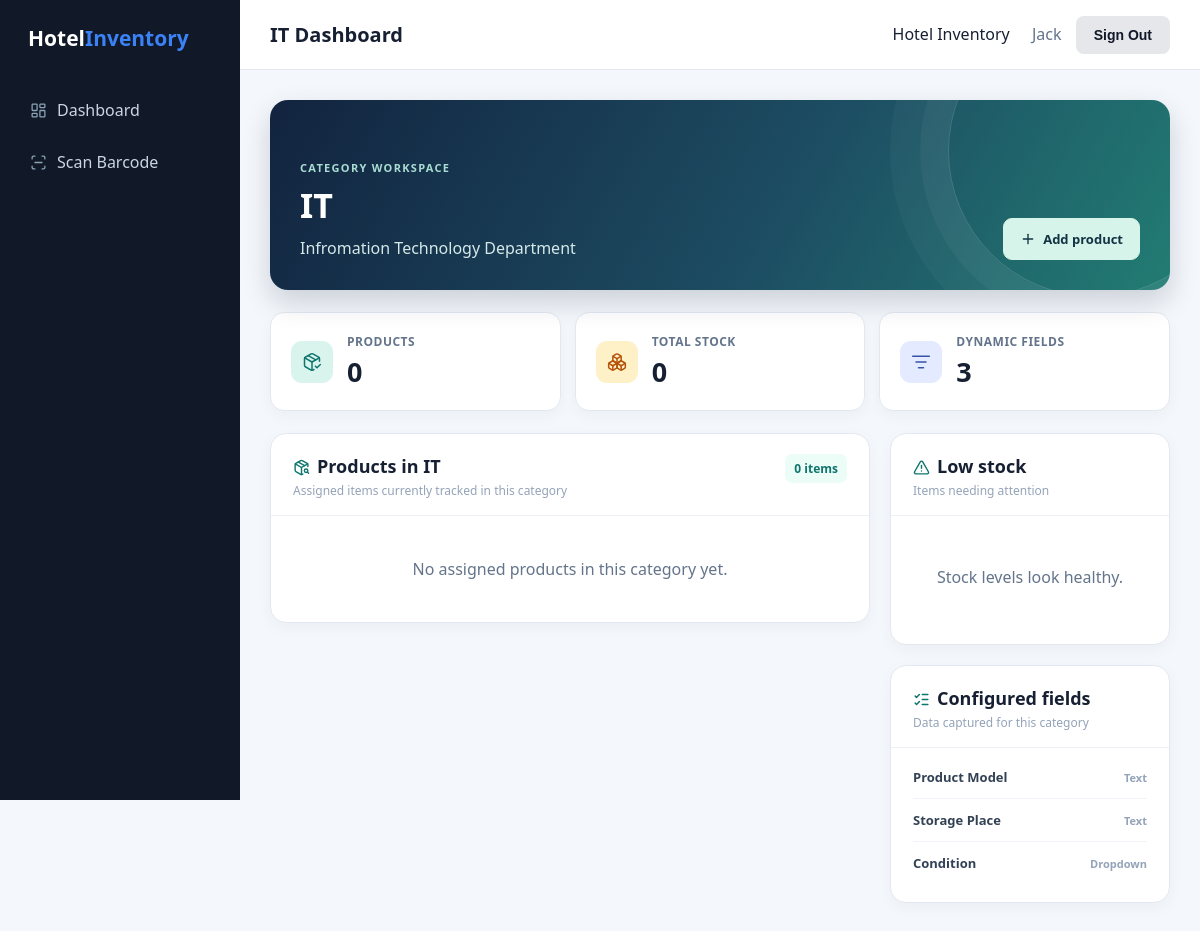
Page /categories/2/ (signed in) on the committed database.
### inventory/models.py (models this page shows, shortened)
class Category(models.Model):
    name = models.CharField(
        max_length=100,
        unique=True
    )
    description = models.TextField(
        blank=True
    )
    enabled = models.BooleanField(
        default=True
    )
    order = models.PositiveIntegerField(
        default=0
    )
    created_at = models.DateTimeField(
        auto_now_add=True
    )
    updated_at = models.DateTimeField(
        auto_now=True
    )

class ProductField(models.Model):
    FIELD_TYPES = [
        ("text", "Text"),
        ("number", "Number"),
        ("decimal", "Decimal"),
        ("date", "Date"),
        ("boolean", "Yes / No"),
        ("dropdown", "Dropdown"),
    ]
    category = models.ForeignKey(
        Category,
        on_delete=models.CASCADE,
        related_name="fields"
    )
    name = models.CharField(
        max_length=100
    )
    field_type = models.CharField(
        max_length=20,
        choices=FIELD_TYPES,
        default="text"
    )
    required = models.BooleanField(
        default=False
    )
    enabled = models.BooleanField(
        default=True
    )
    order = models.PositiveIntegerField(
        default=0
    )
    options = models.TextField(
        blank=True,
        help_text="For dropdowns, separate options with commas."
    )
    created_at = models.DateTimeField(
        auto_now_add=True
    )

### inventory/views.py (the view)
def category_dashboard(request, category_id):
    category = get_object_or_404(Category, id=category_id)
    if (
        not request.user.is_staff
        and not CategoryAssignment.objects.filter(
            user=request.user,
            category=category,
        ).exists()
    ):
        return redirect("dashboard")
    products = Product.objects.select_related(
        "barcode",
        "inventory"
    ).filter(
        department=category.name,
        barcode__status="assigned"
    ).order_by("-created_at")
    total_stock = Inventory.objects.filter(
        product__department=category.name
    ).aggregate(total=Sum("quantity"))["total"] or 0
    low_stock_items = products.filter(
        inventory__quantity__lte=5
    ).order_by("inventory__quantity")[:10]
    return render(
        request,
        "inventory/category_dashboard.html",
        {
            "category": category,
            "products": products,
            "total_products": products.count(),
            "total_stock": total_stock,
            "low_stock_items": low_stock_items,
            "fields": category.fields.filter(enabled=True).order_by("order", "id"),
        }
    )

### inventory/templates/inventory/category_dashboard.html (shortened to what this page needs)
{% extends "inventory/base.html" %}
{% block page_title %}{{ category.name }} Dashboard{% endblock %}
{% block content %}
<div class="category-dashboard">
    <section class="category-hero">
        <div class="hero-copy">
            <div class="hero-kicker">Category workspace</div>
            <h1>{{ category.name }}</h1>
            <p>{{ category.description|default:"A focused view of products, stock, and fields in this category." }}</p>
        </div>
        <div class="hero-actions">
            <a class="hero-button primary" href="{% url 'scan_barcode' %}"><i data-lucide="plus"></i>Add product</a>
        </div>
    </section>
    <section class="category-stats">
        <div class="category-stat">
            <div class="stat-mark"><i data-lucide="package-check"></i></div>
            <div><span class="stat-label">Products</span><strong class="stat-value">{{ total_products }}</strong></div>
        </div>
        <div class="category-stat">
            <div class="stat-mark"><i data-lucide="boxes"></i></div>
            <div><span class="stat-label">Total stock</span><strong class="stat-value">{{ total_stock }}</strong></div>
        </div>
        <div class="category-stat">
            <div class="stat-mark"><i data-lucide="list-filter"></i></div>
            <div><span class="stat-label">Dynamic fields</span><strong class="stat-value">{{ fields|length }}</strong></div>
        </div>
    </section>
    <div class="category-content">
        <section class="dashboard-panel">
            <div class="panel-heading">
                <div><h2><i data-lucide="package-search"></i>Products in {{ category.name }}</h2><p>Assigned items currently tracked in this category</p></div>
                <span class="panel-count">{{ total_products }} items</span>
            </div>
            {% if products %}
                <div class="product-table-wrap">
                    <table class="product-table">
                        <thead><tr><th>Product</th><th>Barcode</th><th>Stock</th><th>Unit</th><th></th></tr></thead>
                        <tbody>
                            {% for product in products %}
                                <tr>
                                    <td><a class="product-link" href="{% url 'product_details' product.id %}">{{ product.product_name }}</a></td>
                                    <td><span class="barcode-text">{{ product.barcode.barcode_number }}</span></td>
                                    <td><span class="quantity">{{ product.inventory.quantity }}</span></td>
                                    <td><span class="unit">{{ product.unit }}</span></td>
                                    <td><a class="product-link" href="{% url 'product_details' product.id %}" aria-label="View {{ product.product_name }}">View</a></td>
                                </tr>
                            {% endfor %}
                        </tbody>
                    </table>
                </div>
            {% else %}
                <div class="empty-panel">No assigned products in this category yet.</div>
            {% endif %}
        </section>
        <aside>
            <section class="dashboard-panel" style="margin-bottom:20px;">
                <div class="panel-heading"><div><h2><i data-lucide="triangle-alert"></i>Low stock</h2><p>Items needing attention</p></div></div>
                <div class="low-stock-list">
                    {% for item in low_stock_items %}
                        <div class="low-stock-item">
                            <div><span class="low-stock-name">{{ item.product_name }}</span><span class="low-stock-barcode">{{ item.barcode.barcode_number }}</span></div>
                            <span class="stock-warning">{{ item.inventory.quantity }} {{ item.unit }}</span>
                        </div>
                    {% empty %}
                        <div class="empty-panel">Stock levels look healthy.</div>
                    {% endfor %}
                </div>
            </section>
            <section class="dashboard-panel">
                <div class="panel-heading"><div><h2><i data-lucide="list-checks"></i>Configured fields</h2><p>Data captured for this category</p></div></div>
                <div class="field-list">
                    {% for field in fields %}
                        <div class="field-chip"><span>{{ field.name }}</span><span class="field-type">{{ field.get_field_type_display }}</span></div>
                    {% empty %}
                        <div class="empty-panel">No fields configured yet.</div>
                    {% endfor %}
                </div>
            </section>
        </aside>
    </div>
</div>
{% endblock %}

### inventory/templates/inventory/base.html (shortened to what this page needs)
<!DOCTYPE html>
<html lang="en">
<head>
</head>
<body>
    <aside class="sidebar">
        <div class="logo">
            Hotel<span>Inventory</span>
        </div>
        <nav>
            {% if user.is_staff %}
                <a href="{% url 'dashboard' %}" class="nav-link">
            {% else %}
                {% with assignment=user.category_assignments.all|first %}
                    {% if assignment %}
                        <a href="{% url 'category_dashboard' assignment.category.id %}" class="nav-link">
                    {% else %}
                        <a href="{% url 'dashboard' %}" class="nav-link">
                    {% endif %}
                {% endwith %}
            {% endif %}
                <i data-lucide="layout-dashboard"></i>
                Dashboard
            </a>
            <a href="{% url 'scan_barcode' %}" class="nav-link">
                <i data-lucide="scan-line"></i>
                Scan Barcode
            </a>
        </nav>
    </aside>
    <main class="main">
        <header class="topbar">
            <h2>{% block page_title %}Inventory System{% endblock %}</h2>
            <div>
                Hotel Inventory
                {% if user.is_authenticated %}
                    <span style="margin-left: 18px; color: #64748b;">{{ user.username }}</span>
                    <form method="post" action="{% url 'logout' %}" style="display:inline; margin-left: 10px;">
                        <button type="submit" class="btn btn-secondary">Sign Out</button>
                    </form>
                {% endif %}
            </div>
        </header>
        <section class="content">
            {% block content %}
            {% endblock %}
        </section>
    </main>
</body>
</html>

### inventory/templates/inventory/base.html (style rules this page uses)
* { box-sizing: border-box; margin: 0; padding: 0; }
body { font-family: "Segoe UI", Tahoma, sans-serif; background: #f4f7fb; color: #172033; }
.sidebar { position: fixed; left: 0; top: 0; width: 240px; height: 100vh; background: #111827; color: white; padding: 24px 16px; z-index: 1000; }
.logo { font-size: 21px; font-weight: bold; margin-bottom: 35px; padding: 0 12px; }
.logo span { color: #3b82f6; }
.nav-link { display: flex; align-items: center; gap: 10px; text-decoration: none; color: #cbd5e1; padding: 12px 14px; margin-bottom: 6px; border-radius: 8px; transition: 0.2s; }
.nav-link svg { width: 17px; height: 17px; color: #8ba4b7; stroke-width: 1.8; transition: transform .2s ease, color .2s ease; }
.nav-link::before { content: none; }
.main { margin-left: 240px; min-height: 100vh; }
.topbar { height: 70px; background: white; border-bottom: 1px solid #e5e7eb; display: flex; align-items: center; justify-content: space-between; padding: 0 30px; }
.topbar h2 { font-size: 20px; color: #172033; }
.content { padding: 30px; max-width: 1400px; margin: auto; }
.btn { display: inline-flex; align-items: center; justify-content: center; gap: 8px; border: none; border-radius: 8px; padding: 11px 18px; font-size: 14px; font-weight: 600; cursor: pointer; text-decoration: none; transition: 0.2s; }
.btn-secondary { background: #e5e7eb; color: #111827; }

### rows in the picture
Category: name "IT", description "Infromation Technology Department"
ProductField: name "Product Model", field_type "Text"
ProductField: name "Storage Place", field_type "Text"
ProductField: name "Condition", field_type "Dropdown"

### other values in the picture
{{ user.username }} "Jack"
{{ total_products }} "0"
{{ total_stock }} "0"
{{ fields|length }} "3"
